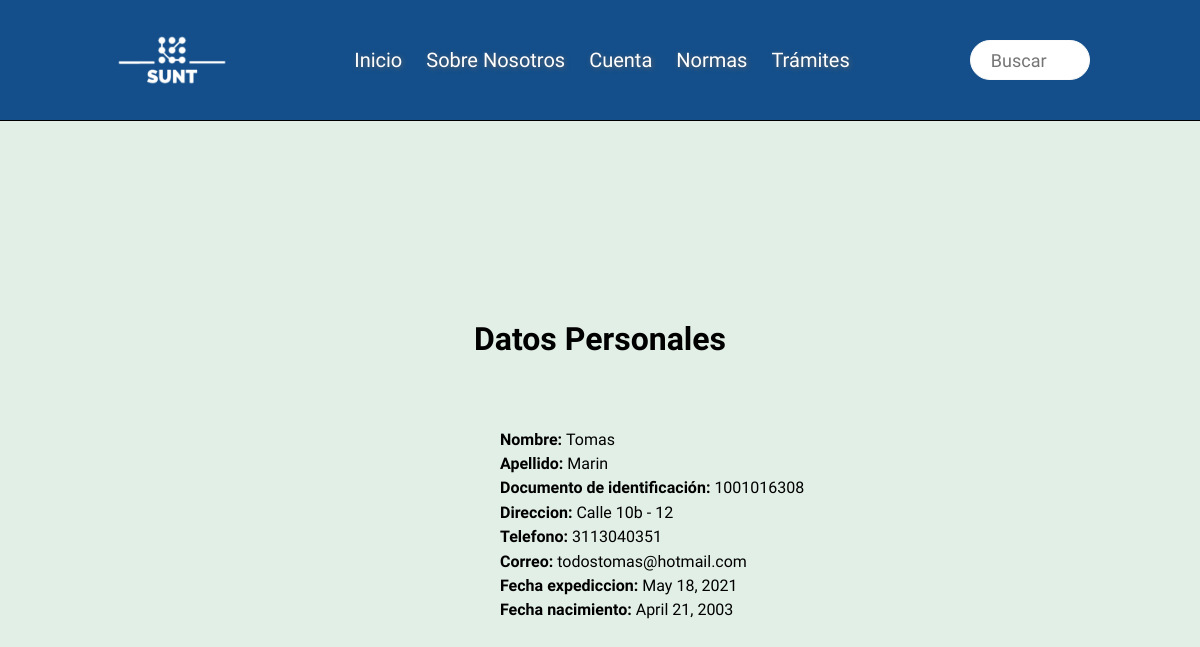
Page /miInformacion/ (signed in) on the committed database.
### basedatos/models.py (models this page shows)
class Usuario(models.Model):
  identificacion = models.CharField(max_length = 10)
  nombre = models.CharField(max_length = 30)
  apellido = models.CharField(max_length = 30)
  direccion = models.CharField(max_length = 50)
  telefono = models.CharField(max_length = 7)
  correo = models.EmailField()
  fechaexpediciondocumento = models.DateField()
  fechanacimiento = models.DateField()
  contraseña = models.CharField(max_length = 10)
  idlicencia = models.ForeignKey(Licencia,on_delete = models.CASCADE, null=True, blank=True)
  class Meta:
    verbose_name = "usuario"
    verbose_name_plural = "usuarios"

### basedatos/views.py (the view)
# urls.py: path('miInformacion/', views.miInformacion, name="miInformacion"),
def miInformacion(request):
  cedula = request.session['identificacion']
  info_usuario = usu.consultaUsuario(cedula)
  return render(request, "miInformacion.html", {"info_usuario": info_usuario})

### basedatos/usuario.py (called while the page is built)
def consultaUsuario(id):
    user = Usuario.objects.get(identificacion=id)
    info = {}
    info["identificacion"] = user.identificacion
    info["nombre"] = user.nombre
    info["apellido"] = user.apellido
    info["direccion"] = user.direccion
    info["telefono"] = user.telefono
    info["correo"] = user.correo
    info["expedicionDocumento"] = user.fechaexpediciondocumento
    info["fechaNacimiento"] = user.fechanacimiento
    print(info)
    return info

### basedatos/templates/miInformacion.html (shortened to what this page needs)
<!DOCTYPE html>
<html lang="en">
  <head>
    {% load static %}
    <link
      rel="stylesheet"
      type="text/css"
      href="{% static 'sunt/css/style.css' %}"
    />
    <link
      rel="stylesheet"
      type="text/css"
      href="{% static 'sunt/css/normalize.css' %}"
    />
  </head>
  <header>
    <div class="logo_titulo_superior">
      <div class="logo">
        <img src="{% static 'sunt/imagenes/logoSunt.png' %}" alt="Logo Sunt" />
      </div>
    </div>
    <nav>
      <ul>
        <li class="nav_items" id="inicio">
          <a href="{% url 'index' %}">Inicio</a>
        </li>
        <li class="nav_items" id="sobreNosotros">
          <a href="{% url 'sobrenosotros' %}">Sobre Nosotros</a>
        </li>
        <li class="nav_items" id="cuenta">
          <a href="{% url 'Cuenta' %}">Cuenta</a>
        </li>
        <li class="nav_items" id="normas">
          <a href="{% url 'normas' %}">Normas</a>
        </li>
        <li class="nav_items" id="tramites">
          <a href="{% url 'tramites' %}">Trámites</a>
        </li>
      </ul>
    </nav>
    <div class="container_busqueda">
      <input type="text" placeholder="Buscar" required id="input_busqueda" />
      <div class="icono_cuadro_busqueda_superior">
      </div>
    </div>
  </header>
  <body>
    <div class="principal_miInformacion">
      <h1 class="titulo_miInformacion">Datos Personales</h1>
      <div class="contenedor_campo">
        <p class="campo" id="nombre"><strong>Nombre: </strong>
          {% if info_usuario %}
          {{info_usuario.nombre}}
          {% endif %}
        </p>
        <p class="campo" id="apellido"><strong>Apellido: </strong>
          {% if info_usuario %}
          {{info_usuario.apellido}}
          {% endif %}
        </p>
        <p class="campo" id="cedula"><strong>Documento de identificación: </strong>
          {% if info_usuario %}
          {{info_usuario.identificacion}}
          {% endif %}
        </p>
        <p class="campo" id="direccion"><strong>Direccion: </strong>
          {% if info_usuario %}
          {{info_usuario.direccion}}
          {% endif %}
        </p>
        <p class="campo" id="telefono"><strong>Telefono: </strong>
          {% if info_usuario %}
          {{info_usuario.telefono}}
          {% endif %}
        </p>
        <p class="campo" id="correo"><strong>Correo: </strong>
          {% if info_usuario %}
          {{info_usuario.correo}}
          {% endif %}
        </p>
        <p class="campo" id="fechaExpediccion"> <strong>Fecha expediccion: </strong>
          {% if info_usuario %}
          {{info_usuario.expedicionDocumento}}
          {% endif %}
        </p>
        <p class="campo" id="fechaNacimiento"> <strong>Fecha nacimiento: </strong>
          {% if info_usuario %}
          {{info_usuario.fechaNacimiento}}
          {% endif %}
        </p>
      </div>
    </div>
    <div class="espacio"></div>
  </body>
</html>

### static/sunt/css/style.css (style rules this page uses)
* { font-family: "Prompt", sans-serif; }
header { display: flex; width: 100%; height: 120px; background-color: rgb(20, 79, 139); justify-content: space-evenly; align-items: center; outline: 1px solid black; }
header { position: fixed; z-index: 50; }
nav { display: inline-block; text-align: center; }
li > a { font-size: 20px; text-decoration: none; color: rgb(255, 255, 255); text-shadow: 1px 1px 5px rgb(100, 100, 100); }
ul li { position: relative; text-decoration: none; display: inline-block; margin: 10px; pointer-events: all; }
.container_busqueda { position: relative; width: 200px; height: 120px; display: inline-block; }
.icono_cuadro_busqueda_superior { width: 10px; height: 55px; line-height: 55px; display: inline-block; position: absolute; top: 33px; right: 20px; color: rgb(250, 250, 250); font-size: 20px; border-radius: 50%; }
#input_busqueda { width: 120px; height: 40px; padding: 0 20px; font-size: 18px; color: rgb(0, 0, 0); outline: none; border: 1px solid rgb(250, 250, 250); border-radius: 30px; transition: all 0.6s ease; }
#input_busqueda { position: absolute; top: 0; left: 0; right: 0; bottom: 0; margin: auto; display: inline-block; }
.logo_titulo_superior { position: relative; width: 15%; height: 80%; display: inline-block; margin: 1% 1%; }
.logo { position: absolute; top: 0; left: 0; right: 0; bottom: 0; margin: auto; width: 150px; height: 150px; object-fit: contain; display: inline-block; }
html { width: 100%; height: 100%; }
body { min-width: 100%; min-height: 100%; background-color: rgb(225, 239, 230); }
.titulo_miInformacion { position: relative; top: 40%; }
.contenedor_campo { font-family: sans-serif; display: flex; flex-direction: column; margin-top: 5%; }
.campo { margin: auto; margin-top: 3px; margin-bottom: 3px; text-align: justify; width: 400px; position: relative; left: 100px; }
.principal_miInformacion { display: flex; flex-direction: column; width: 80%; height: 40%; border-radius: 2%; align-content: center; justify-content: space-evenly; margin: auto; position: relative; top: 300px; z-index: 30; }
.principal_miInformacion > h1 { text-align: center; }
.espacio { height: 500px; width: 100%; position: relative; top: 30%; }

### rows in the picture
Usuario: nombre "Tomas", apellido "Marin", identificacion "1001016308", direccion "Calle 10b - 12", telefono "3113040351", correo "todostomas@hotmail.com", expedicionDocumento "May 18, 2021", fechaNacimiento "April 21, 2003"
